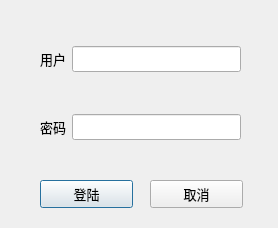
<?xml version="1.0" encoding="UTF-8"?>
<ui version="4.0">
 <class>Dialog</class>
 <widget class="QDialog" name="Dialog">
  <property name="geometry">
   <rect>
    <x>0</x>
    <y>0</y>
    <width>278</width>
    <height>228</height>
   </rect>
  </property>
  <property name="font">
   <font>
    <family>Adobe Devanagari</family>
    <pointsize>10</pointsize>
   </font>
  </property>
  <property name="windowTitle">
   <string>Login</string>
  </property>
  <widget class="QPushButton" name="pushButton">
   <property name="geometry">
    <rect>
     <x>40</x>
     <y>180</y>
     <width>93</width>
     <height>28</height>
    </rect>
   </property>
   <property name="layoutDirection">
    <enum>Qt::LeftToRight</enum>
   </property>
   <property name="text">
    <string>登陆</string>
   </property>
  </widget>
  <widget class="QPushButton" name="pushButton_2">
   <property name="geometry">
    <rect>
     <x>150</x>
     <y>180</y>
     <width>93</width>
     <height>28</height>
    </rect>
   </property>
   <property name="text">
    <string>取消</string>
   </property>
  </widget>
  <widget class="QWidget" name="layoutWidget">
   <property name="geometry">
    <rect>
     <x>40</x>
     <y>10</y>
     <width>201</width>
     <height>167</height>
    </rect>
   </property>
   <layout class="QGridLayout" name="gridLayout">
    <item row="0" column="1">
     <widget class="QLineEdit" name="lineEdit"/>
    </item>
    <item row="1" column="1">
     <widget class="QLineEdit" name="lineEdit_2"/>
    </item>
    <item row="0" column="0">
     <widget class="QLabel" name="label">
      <property name="text">
       <string>用户</string>
      </property>
     </widget>
    </item>
    <item row="1" column="0">
     <widget class="QLabel" name="label_2">
      <property name="text">
       <string>密码</string>
      </property>
     </widget>
    </item>
   </layout>
  </widget>
 </widget>
 <resources/>
 <connections/>
</ui>
